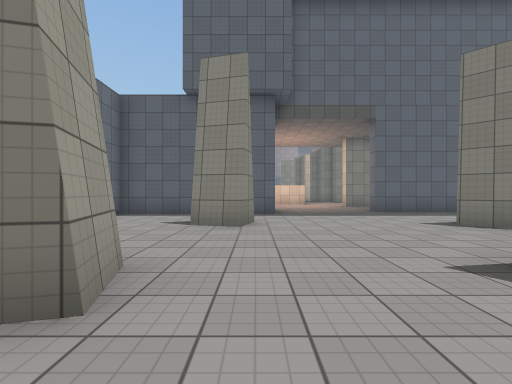
view 1 (above)

18 first-person views from a walk through a scene from a Unity 3-D project. The camera is 1.3 m above the floor, looks level and sees 85° across. The floor is counted in squares, 2 m on a side. Each view is taken from the middle of a square. On the plan, view 1 faces up. The plan holds only what a view shows up to about 9 squares ahead; the rest is blank. The place goes on beyond the plan. The player is left out. Surface patterns are stand-ins for the level's own textures.

view 2
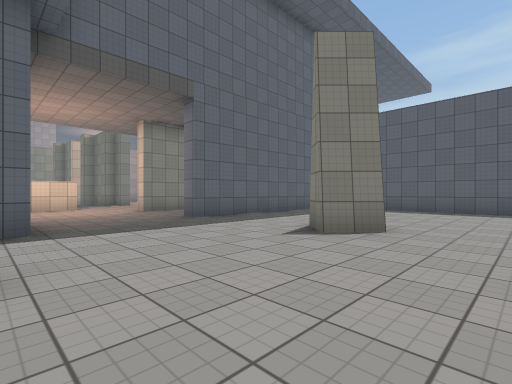

view 3
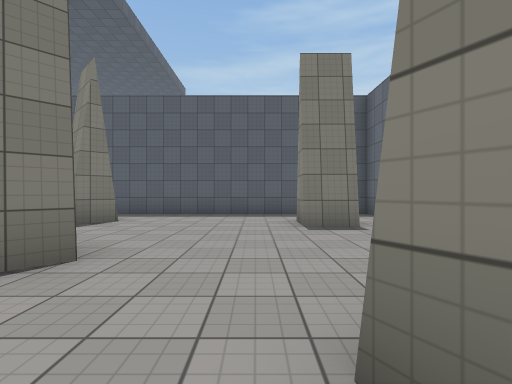

view 4
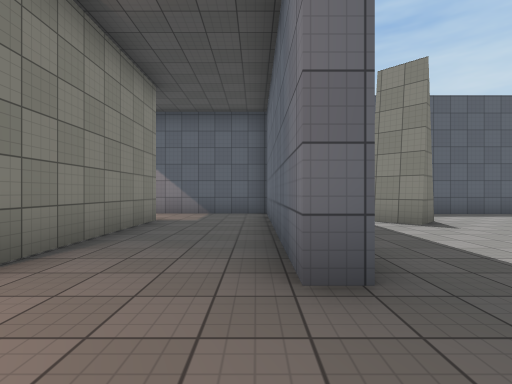

view 5
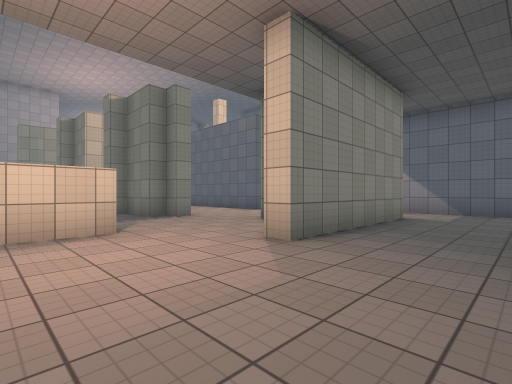

view 6
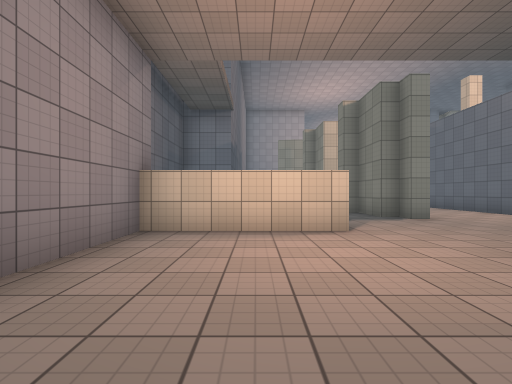

view 7
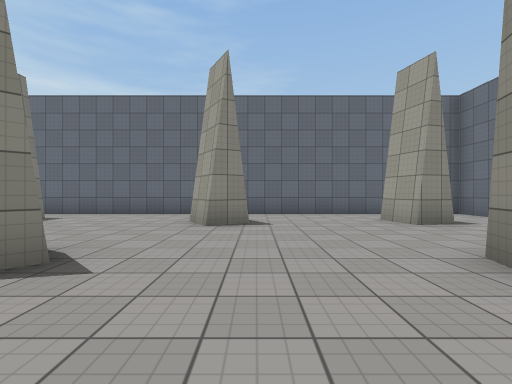

view 8
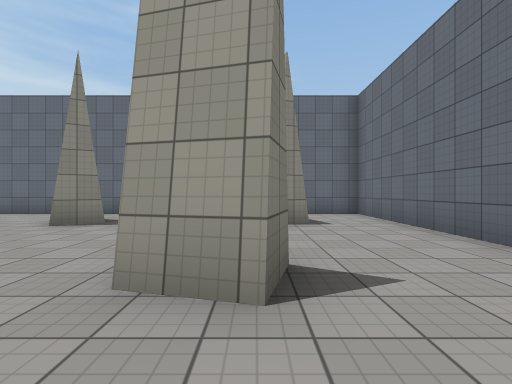

view 9
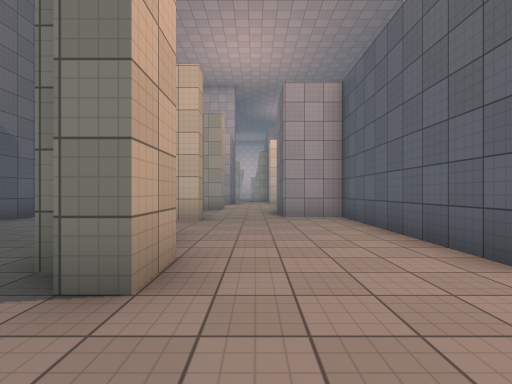

view 10
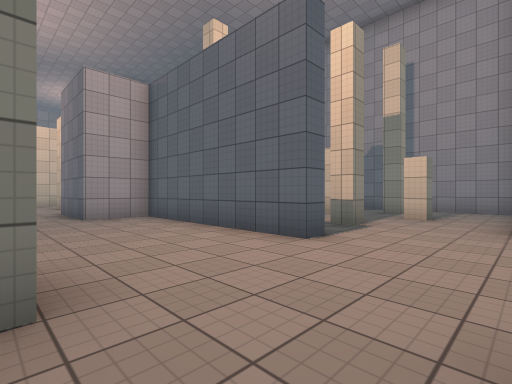

view 11
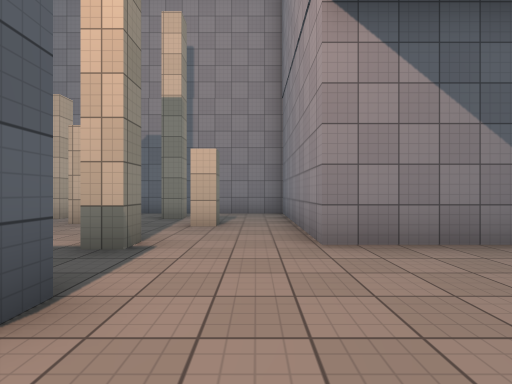

view 12
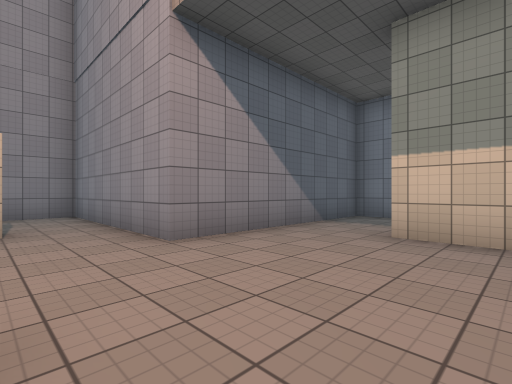

view 13
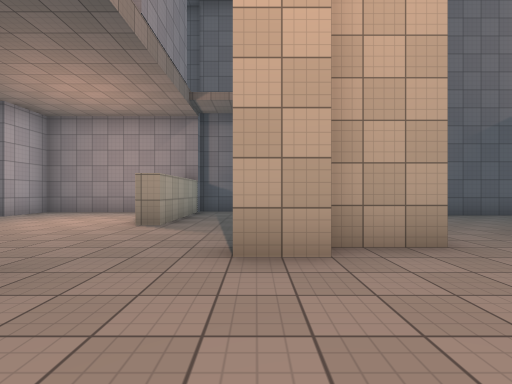

view 14
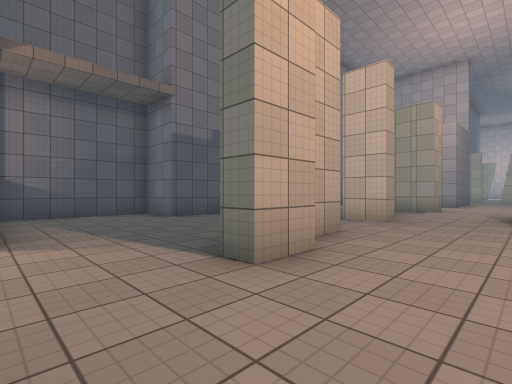

view 15
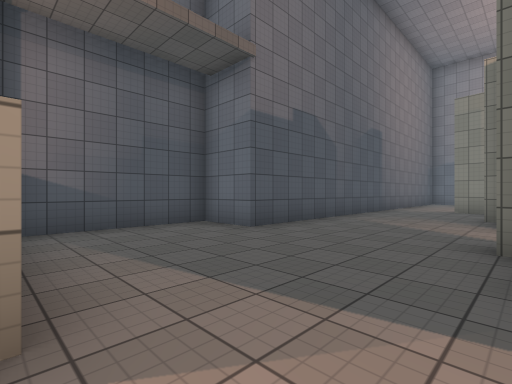

view 16
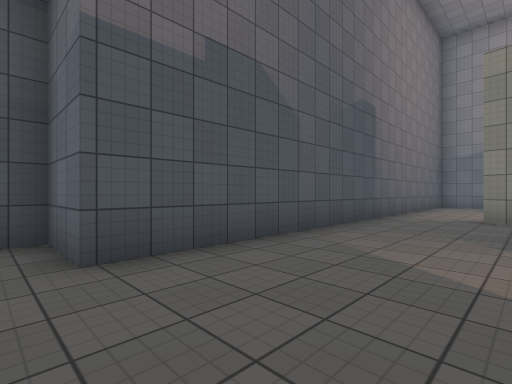

view 17
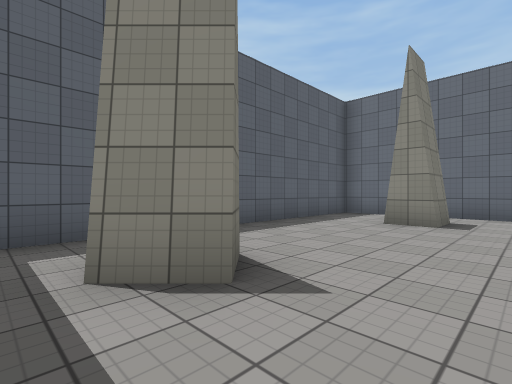

view 18
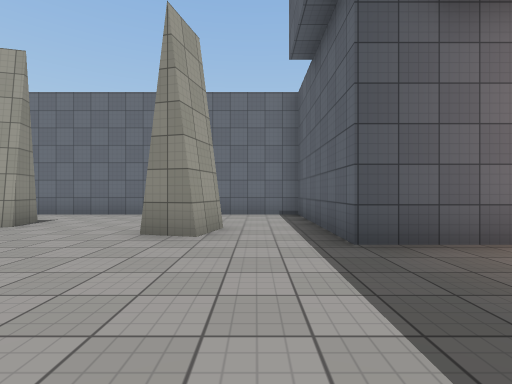

### Floor plan
Ten units are one square. View 1 is at (0, 0); x grows to the right and y downward. Boxes are objects, and circles mark ways between rooms. Rooms are numbered by the first view taken in them; rooms with no view inside come last. Other rooms are left out.
<svg viewBox="-45 -270 204 278">
<path fill="none" stroke="#000" d="M47 -47 39 -55 46 -61M66 -92 39 -92 39 -97 104 -97 104 -124M-1 -61 -3 -53 -13 -56 -11 -63 -1 -61M82 -60 75 -67 83 -75M21 -22 29 -26 34 -16M73 -10 73 -21 82 -21M85 -123 39 -123 39 -129M-21 -22 -13 -25 -10 -14M25 -152 25 -146 -9 -146 -9 -103 6 -103 6 -82 -40 -82 -40 -24M-5 3 103 3 103 -79M52 -168 47 -168 47 -173 42 -173 42 -186 36 -186M52 -179 52 -168M88 -173 82 -173 82 -223 67 -223 67 -235M47 -194 47 -179M47 -219 47 -213 36 -213M71 -128 85 -128M104 -124 104 -152M30 -253 22 -254M2 -265 2 -186 -13 -186 -13 -152M-10 -152 25 -152M-10 -14 -14 -13M-40 -24 -40 3 -5 3M142 -178 138 -178M124 -152 154 -152 154 -185"/>
<circle cx="50" cy="-155" r="3" fill="#2a7"/>
<circle cx="95" cy="-120" r="3" fill="#2a7"/>
<circle cx="30" cy="-170" r="3" fill="#2a7"/>
<circle cx="-15" cy="-5" r="3" fill="#2a7"/>
<circle cx="-30" cy="-20" r="3" fill="#2a7"/>
<circle cx="40" cy="-205" r="3" fill="#2a7"/>
<text x="40" y="-70">1</text>
<text x="70" y="-180">2</text>
<text x="20" y="-210">3</text>
<text x="-20" y="-10">4</text>
<text x="140" y="-170">5</text>
</svg>
Room 1 opens to room 2. Room 1 opens to room 3. Room 1 opens to room 4. Room 2 opens to room 3.

Where each view was taken, in squares from view 1:
view 1: 0 up, 0 right, facing up
view 2: 3 up, 0 right, facing up-right
view 3: 3 up, 2 right, facing right
view 4: 10 up, 2 right, facing right
view 5: 10 up, 1 right, facing up-right
view 6: 10 up, 1 right, facing up
view 7: 8 up, 2 right, facing down
view 8: 8 up, 1 left, facing down
view 9: 15 up, 6 right, facing up
view 10: 15 up, 5 right, facing up-right
view 11: 16 up, 7 right, facing right
view 12: 17 up, 7 right, facing down-right
view 13: 17 up, 8 right, facing left
view 14: 15 up, 7 right, facing up-left
view 15: 15 up, 4 right, facing up-left
view 16: 18 up, 3 right, facing up-left
view 17: 8 up, 6 right, facing down-right
view 18: 7 up, 4 right, facing left
